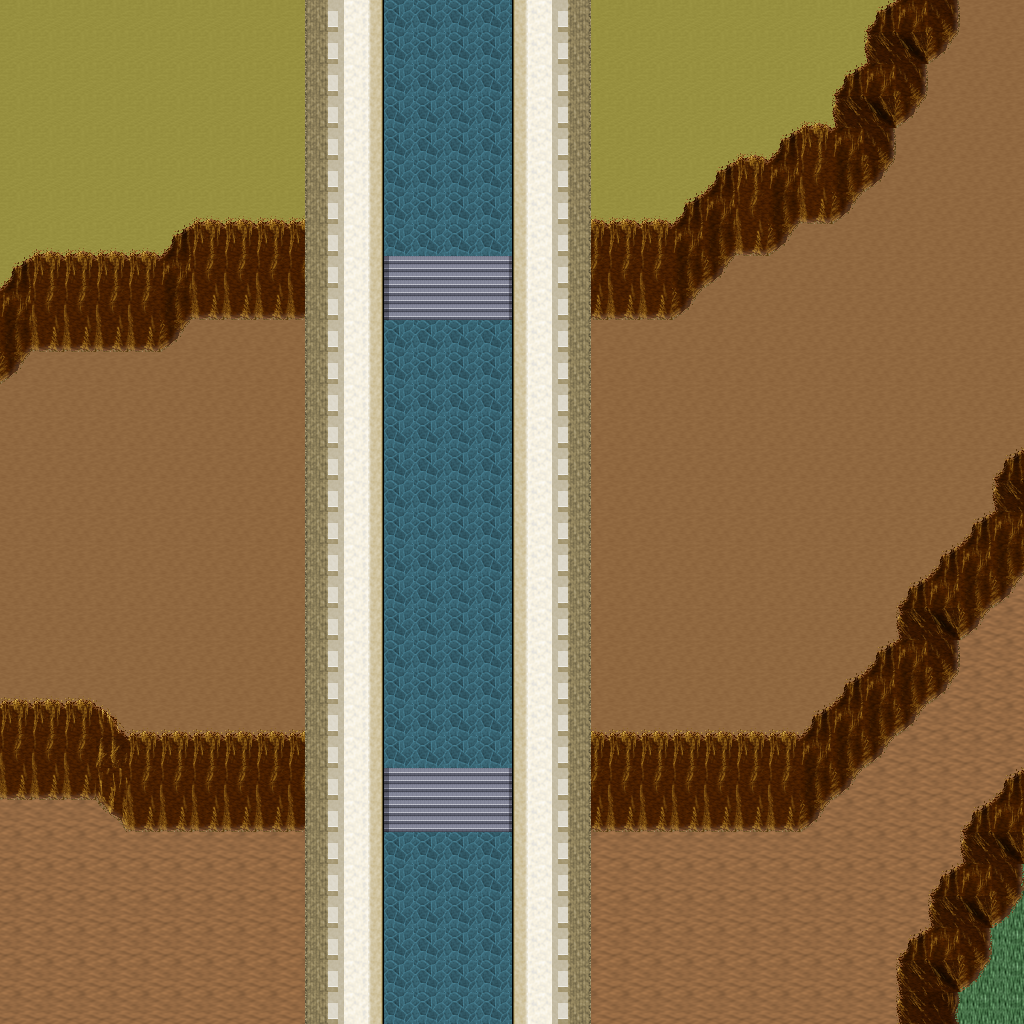

Tiled map render using the project's own tile images. Description and the map definition, with tile-layer contents summarised, below:
An orthogonal 32x32 tile map with 32x32 px tiles, 5 tile layers (Ground, Objects, Objects2, Above, ...), 1 hidden layer not drawn, 26 tilesets.

<map version="1.10" tiledversion="1.11.0" orientation="orthogonal" renderorder="right-down" width="32" height="32" tilewidth="32" tileheight="32" infinite="0" nextlayerid="11" nextobjectid="1">
 <tileset firstgid="1" name="ground_ground" tilewidth="32" tileheight="32" tilecount="33" columns="3">
  <image source="../drawable/ground_ground.png" width="96" height="352" />
 </tileset>
 <tileset firstgid="34" name="building_castle" tilewidth="32" tileheight="32" tilecount="320" columns="20">
  <image source="../drawable/building_castle.png" width="640" height="512" />
 </tileset>
 <tileset firstgid="354" name="furniture_carpet_carpets_2" tilewidth="32" tileheight="32" tilecount="20" columns="4">
  <image source="../drawable/furniture_carpet_carpets_2.png" width="128" height="160" />
 </tileset>
 <tileset firstgid="374" name="ground_indoor_tiles" tilewidth="32" tileheight="32" tilecount="8" columns="2">
  <image source="../drawable/ground_indoor_tiles.png" width="64" height="128" />
 </tileset>
 <tileset firstgid="382" name="ground_water_pool" tilewidth="32" tileheight="32" tilecount="72" columns="3">
  <image source="../drawable/ground_water_pool.png" width="96" height="768" />
 </tileset>
 <tileset firstgid="454" name="ground_ridge_earth_dark" tilewidth="32" tileheight="32" tilecount="96" columns="12">
  <image source="../drawable/ground_ridge_earth_dark.png" width="384" height="256" />
 </tileset>
 <tileset firstgid="550" name="logic_collision" tilewidth="32" tileheight="32" tilecount="1" columns="1">
  <image source="../drawable/logic_collision.png" width="32" height="32" />
 </tileset>
 <tileset firstgid="551" name="building_wall_stone_grey" tilewidth="32" tileheight="32" tilecount="12" columns="3">
  <image source="../drawable/building_wall_stone_grey.png" width="96" height="128" />
 </tileset>
 <tileset firstgid="563" name="building_roof_green" tilewidth="32" tileheight="32" tilecount="20" columns="5">
  <image source="../drawable/building_roof_green.png" width="160" height="128" />
 </tileset>
 <tileset firstgid="583" name="ground_ladder_horizontal_dark" tilewidth="32" tileheight="32" tilecount="3" columns="1">
  <image source="../drawable/ground_ladder_horizontal_dark.png" width="32" height="96" />
 </tileset>
 <tileset firstgid="586" name="building_house_pink_blue" tilewidth="32" tileheight="32" tilecount="99" columns="11">
  <image source="../drawable/building_house_pink_blue.png" width="352" height="288" />
 </tileset>
 <tileset firstgid="685" name="ground_mossy_brick_paving" tilewidth="32" tileheight="32" tilecount="9" columns="3">
  <image source="../drawable/ground_mossy_brick_paving.png" width="96" height="96" />
 </tileset>
 <tileset firstgid="694" name="plant_tree_locust_tree" tilewidth="32" tileheight="32" tilecount="20" columns="4">
  <image source="../drawable/plant_tree_locust_tree.png" width="128" height="160" />
 </tileset>
 <tileset firstgid="714" name="plant_tree_spruce" tilewidth="32" tileheight="32" tilecount="6" columns="2">
  <image source="../drawable/plant_tree_spruce.png" width="64" height="96" />
 </tileset>
 <tileset firstgid="720" name="plant_flower_flowers_mixed" tilewidth="32" tileheight="32" tilecount="16" columns="4">
  <image source="../drawable/plant_flower_flowers_mixed.png" width="128" height="128" />
 </tileset>
 <tileset firstgid="736" name="ground_cobbled_paving" tilewidth="32" tileheight="32" tilecount="1" columns="1">
  <image source="../drawable/ground_cobbled_paving.png" width="32" height="32" />
 </tileset>
 <tileset firstgid="737" name="plant_flower_daisy_white" tilewidth="32" tileheight="32" tilecount="8" columns="2">
  <image source="../drawable/plant_flower_daisy_white.png" width="64" height="128" />
 </tileset>
 <tileset firstgid="745" name="item_postbox" tilewidth="32" tileheight="32" tilecount="4" columns="2">
  <image source="../drawable/item_postbox.png" width="64" height="64" />
 </tileset>
 <tileset firstgid="749" name="item_postbox_2" tilewidth="32" tileheight="32" tilecount="2" columns="1">
  <image source="../drawable/item_postbox_2.png" width="32" height="64" />
 </tileset>
 <tileset firstgid="751" name="furniture_table_tree_stump_table" tilewidth="32" tileheight="32" tilecount="4" columns="2">
  <image source="../drawable/furniture_table_tree_stump_table.png" width="64" height="64" />
 </tileset>
 <tileset firstgid="755" name="plant_stump_int_small_stump" tilewidth="32" tileheight="32" tilecount="1" columns="1">
  <image source="../drawable/plant_stump_int_small_stump.png" width="32" height="32" />
 </tileset>
 <tileset firstgid="756" name="plant_grasses" tilewidth="32" tileheight="32" tilecount="6" columns="3">
  <image source="../drawable/plant_grasses.png" width="96" height="64" />
 </tileset>
 <tileset firstgid="762" name="building_fence_wooden_brown_fence" tilewidth="32" tileheight="32" tilecount="42" columns="7">
  <image source="../drawable/building_fence_wooden_brown_fence.png" width="224" height="192" />
 </tileset>
 <tileset firstgid="804" name="ground_green_paving" tilewidth="32" tileheight="32" tilecount="18" columns="3">
  <image source="../drawable/ground_green_paving.png" width="96" height="192" />
 </tileset>
 <tileset firstgid="822" name="building_stone_ruins" tilewidth="32" tileheight="32" tilecount="72" columns="6">
  <image source="../drawable/building_stone_ruins.png" width="192" height="384" />
 </tileset>
 <tileset firstgid="894" name="logic_creature_insect" tilewidth="32" tileheight="32" tilecount="5" columns="5">
  <image source="../drawable/logic_creature_insect.png" width="160" height="32" />
 </tileset>
 <layer id="1" name="Ground" width="32" height="32">
  <data>[1024 cells, 1024 non-empty, 6 distinct tile ids]</data>
 </layer>
 <layer id="2" name="Objects" width="32" height="32">
  <data>[1024 cells, 417 non-empty, 27 distinct tile ids]</data>
 </layer>
 <layer id="3" name="Objects2" width="32" height="32">
  <data>[1024 cells, 16 non-empty, 2 distinct tile ids]</data>
 </layer>
 <layer id="4" name="Above" width="32" height="32">
  <data>[1024 cells, 0 non-empty, 0 distinct tile ids]</data>
 </layer>
 <layer id="5" name="Above2" width="32" height="32">
  <data>[1024 cells, 0 non-empty, 0 distinct tile ids]</data>
 </layer>
 <layer id="6" name="Walkable" width="32" height="32" visible="0">
  <data>[1024 cells, 358 non-empty, 1 distinct tile ids]</data>
 </layer>
 <objectgroup id="7" name="Mapevents" />
 <objectgroup id="8" name="Spawn" />
 <objectgroup id="9" name="Keys" />
 <objectgroup id="10" name="Replace" />
</map>
